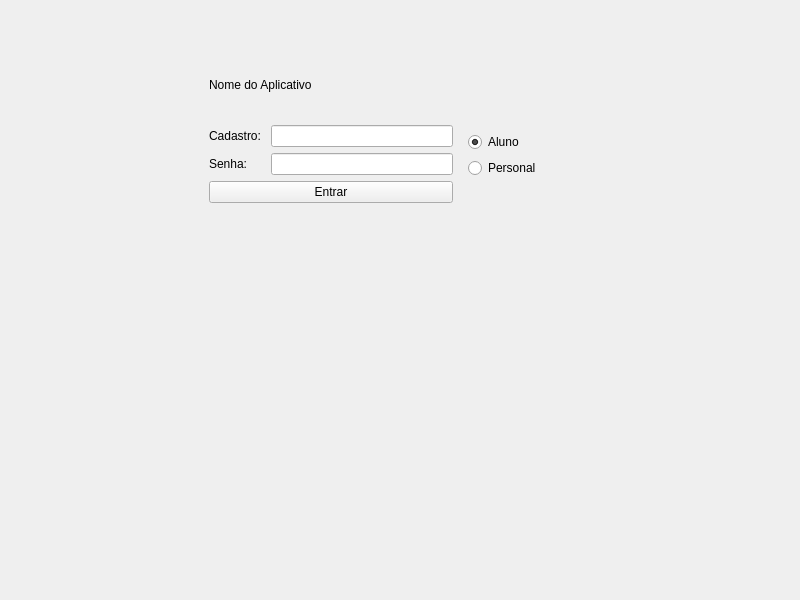
<?xml version="1.0" encoding="UTF-8"?>
<ui version="4.0">
 <class>LoginWindow</class>
 <widget class="QWidget" name="LoginWindow">
  <property name="geometry">
   <rect>
    <x>0</x>
    <y>0</y>
    <width>800</width>
    <height>600</height>
   </rect>
  </property>
  <property name="windowTitle">
   <string>MainWindow</string>
  </property>
  <widget class="QWidget" name="gridLayoutWidget">
   <property name="geometry">
    <rect>
     <x>200</x>
     <y>69</y>
     <width>341</width>
     <height>171</height>
    </rect>
   </property>
   <layout class="QGridLayout" name="gridLayout">
    <item row="0" column="1">
     <layout class="QVBoxLayout" name="verticalLayout_4">
      <item>
       <spacer name="verticalSpacer_3">
        <property name="orientation">
         <enum>Qt::Vertical</enum>
        </property>
        <property name="sizeHint" stdset="0">
         <size>
          <width>20</width>
          <height>40</height>
         </size>
        </property>
       </spacer>
      </item>
      <item>
       <widget class="QRadioButton" name="personalRadioButton">
        <property name="text">
         <string>Aluno</string>
        </property>
        <property name="checked">
         <bool>true</bool>
        </property>
       </widget>
      </item>
      <item>
       <widget class="QRadioButton" name="alunoRadioButton">
        <property name="text">
         <string>Personal</string>
        </property>
       </widget>
      </item>
      <item>
       <spacer name="verticalSpacer_2">
        <property name="orientation">
         <enum>Qt::Vertical</enum>
        </property>
        <property name="sizeHint" stdset="0">
         <size>
          <width>20</width>
          <height>40</height>
         </size>
        </property>
       </spacer>
      </item>
     </layout>
    </item>
    <item row="0" column="0">
     <widget class="QWidget" name="loginWidget" native="true">
      <layout class="QFormLayout" name="formLayout">
       <item row="0" column="0" colspan="2">
        <widget class="QLabel" name="label">
         <property name="text">
          <string>Nome do Aplicativo</string>
         </property>
        </widget>
       </item>
       <item row="1" column="0" colspan="2">
        <spacer name="verticalSpacer">
         <property name="orientation">
          <enum>Qt::Vertical</enum>
         </property>
         <property name="sizeHint" stdset="0">
          <size>
           <width>20</width>
           <height>40</height>
          </size>
         </property>
        </spacer>
       </item>
       <item row="2" column="0">
        <widget class="QLabel" name="cadastroLabel">
         <property name="text">
          <string>Cadastro: </string>
         </property>
        </widget>
       </item>
       <item row="2" column="1">
        <widget class="QLineEdit" name="cadastroLineEdit"/>
       </item>
       <item row="3" column="0">
        <widget class="QLabel" name="senhaLabel">
         <property name="text">
          <string>Senha:</string>
         </property>
        </widget>
       </item>
       <item row="3" column="1">
        <widget class="QLineEdit" name="senhaLineEdit"/>
       </item>
       <item row="4" column="0" colspan="2">
        <widget class="QPushButton" name="entrarPushButton">
         <property name="text">
          <string>Entrar</string>
         </property>
        </widget>
       </item>
       <item row="5" column="1">
        <spacer name="verticalSpacer_4">
         <property name="orientation">
          <enum>Qt::Vertical</enum>
         </property>
         <property name="sizeHint" stdset="0">
          <size>
           <width>20</width>
           <height>40</height>
          </size>
         </property>
        </spacer>
       </item>
      </layout>
     </widget>
    </item>
   </layout>
  </widget>
 </widget>
 <resources/>
 <connections/>
</ui>
